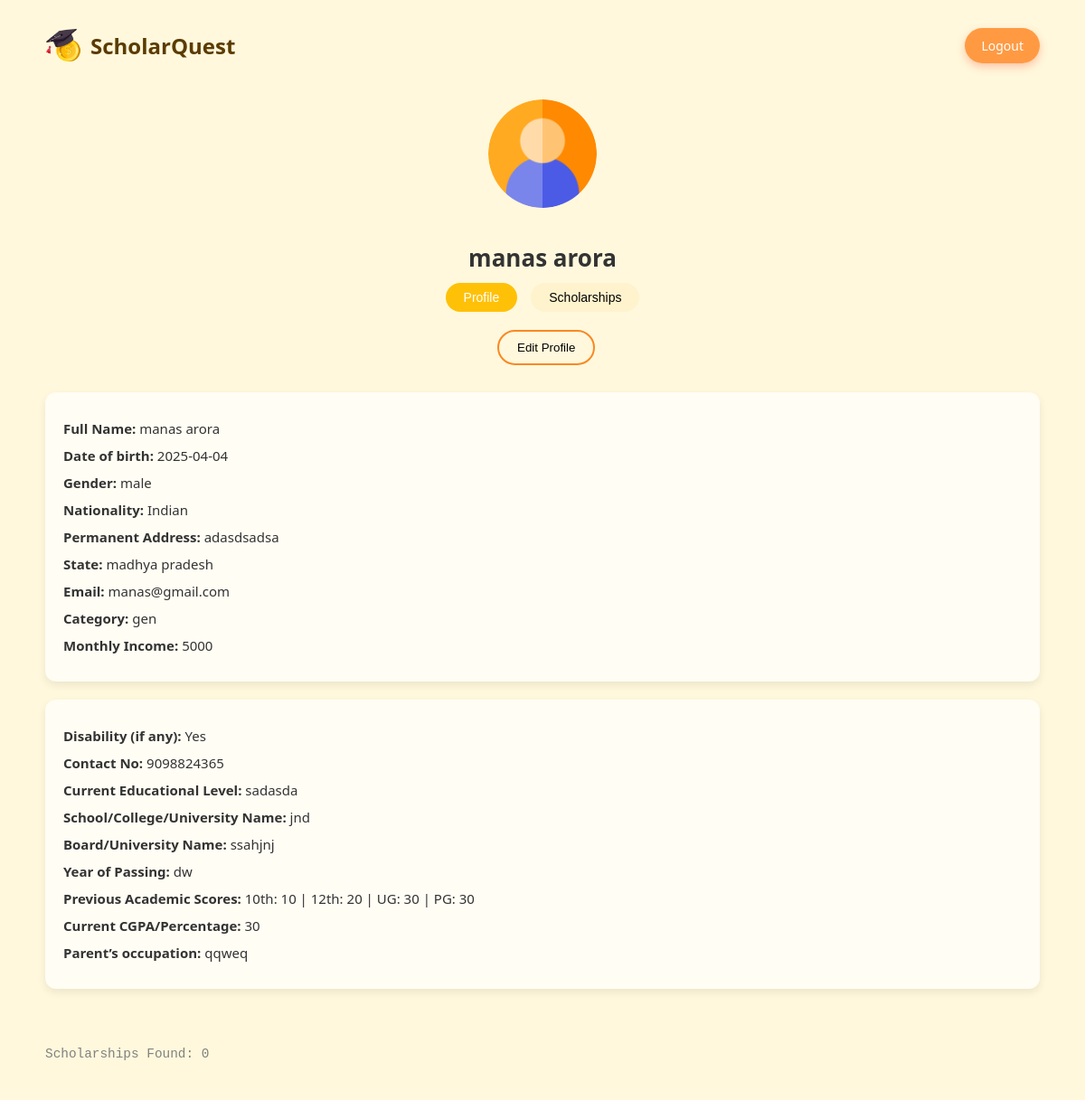
The app's page /dashboard (signed in), older data.
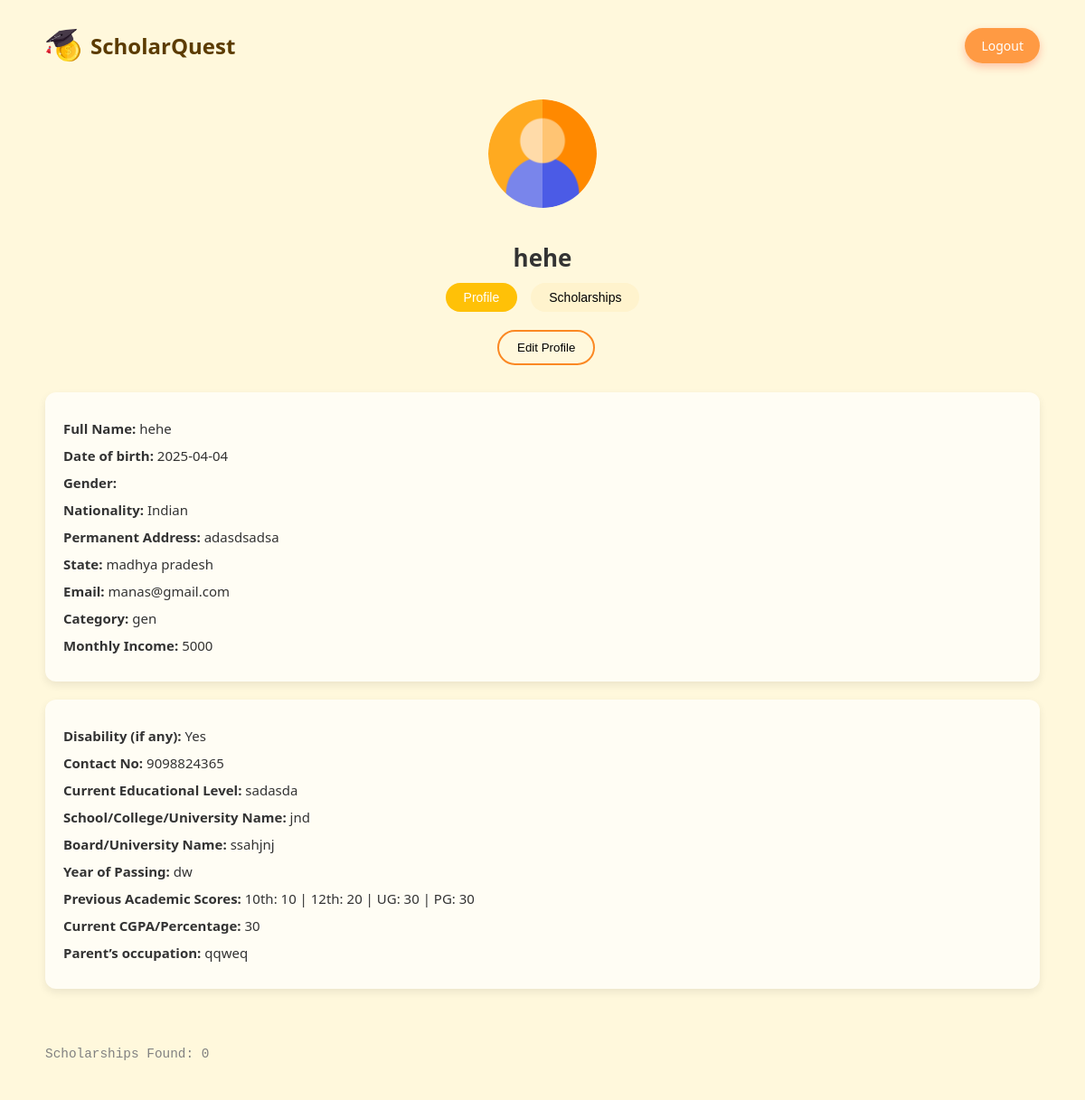
The same page, newer data.
### main.py (models this page shows)
class UserProfile(db.Model):
    id = db.Column(db.Integer, primary_key=True)
    user_id = db.Column(db.Integer, db.ForeignKey('user.id'), nullable=False)
    full_name = db.Column(db.String(100))
    dob = db.Column(db.String(20))
    gender = db.Column(db.String(10))
    nationality = db.Column(db.String(50))
    address = db.Column(db.String(200))
    state = db.Column(db.String(50))
    email = db.Column(db.String(100))
    category = db.Column(db.String(20))
    income = db.Column(db.String(20))
    parent_occupation = db.Column(db.String(100))
    disability = db.Column(db.String(100))
    contact = db.Column(db.String(15))
    education_level = db.Column(db.String(100))
    institution = db.Column(db.String(100))
    board = db.Column(db.String(100))
    passing_year = db.Column(db.String(10))
    score_10 = db.Column(db.String(10))
    score_12 = db.Column(db.String(10))
    score_ug = db.Column(db.String(10))
    score_pg = db.Column(db.String(10))
    current_cgpa = db.Column(db.String(10))
    user = db.relationship("User", backref="profile")

### main.py (the view)
@app.route("/dashboard")
def dashboard():
    if "username" not in session:
        return redirect(url_for('login'))
    user = User.query.filter_by(username=session['username']).first()
    if not user:
        return redirect(url_for('login'))
    profile_data = UserProfile.query.filter_by(user_id=user.id).first()
    if not profile_data:
        return redirect(url_for('form'))
    profile = {
        "full_name": profile_data.full_name,
        "dob": profile_data.dob,
        "gender": profile_data.gender,
        "nationality": profile_data.nationality,
        "address": profile_data.address,
        "state": profile_data.state,
        "email": profile_data.email,
        "category": profile_data.category,
        "income": profile_data.income,
        "disability": profile_data.disability,
        "contact": profile_data.contact,
        "education_level": profile_data.education_level,
        "institution": profile_data.institution,
        "board": profile_data.board,
        "passing_year": profile_data.passing_year,
        "score_10": profile_data.score_10,
        "score_12": profile_data.score_12,
        "score_ug": profile_data.score_ug,
        "score_pg": profile_data.score_pg,
        "current_cgpa": profile_data.current_cgpa,
        "parent_occupation": profile_data.parent_occupation
    }
    gender = (profile_data.gender or "").strip().lower()
    category = (profile_data.category or "").strip().lower()
    state = (profile_data.state or "").strip().lower()
    conn = sqlite3.connect('users.db')
    cursor = conn.cursor()
    try:
        if gender == 'male':
            gender_condition = """
                LOWER(REPLACE(overview, ' ', '')) LIKE '%gender:forall%'
            """
        else:
            gender_condition = """
                (LOWER(REPLACE(overview, ' ', '')) LIKE '%gender:female%'
                 OR LOWER(REPLACE(overview, ' ', '')) LIKE '%gender:forall%')
            """
        query = f"""
            SELECT id, title, overview, how_to_apply
            FROM scholarships
            WHERE {gender_condition}
              AND (LOWER(REPLACE(overview, ' ', '')) LIKE '%category:{category}%'
                   OR LOWER(REPLACE(overview, ' ', '')) LIKE '%category:forall%')
              AND (LOWER(REPLACE(overview, ' ', '')) LIKE '%state:{state}%'
                   OR LOWER(REPLACE(overview, ' ', '')) LIKE '%state:allindia%')
        """
        cursor.execute(query)
        rows = cursor.fetchall()
    finally:
        conn.close()
    matched_scholarships = [
    {'id': row[0], 'title': row[1], 'overview': row[2], 'how_to_apply': row[3]}
    for row in rows
]
    return render_template('dashboard.html', scholarships=matched_scholarships, profile=profile)

### templates/dashboard.html (shortened to what this page needs)
{% extends "base.html" %}
{% block body %}
<link rel="stylesheet" href="/static/dash.css">
<div class="container">
  <header class="dashboard-header">
    <div class="logo">
      <img src="/static/images/logo.png" alt="logo" />
      <span>ScholarQuest</span>
    </div>
    <div class="header-actions">
      <a href="{{ url_for('logout') }}" class="btn-modern-logout">Logout</a>
    </div>
  </header>
  <section class="profile-section">
    <img src="/static/images/profile.png" alt="Profile Picture" class="profile-pic" />
    <h2>{{ profile.full_name }}</h2>
    <div class="tabs">
      <button class="tab active" id="profile-tab">Profile</button>
      <button class="tab" id="scholarships-tab">Scholarships</button>
    </div>
  </section>
  <section id="profile-section">
    <a href="{{ url_for('edit_profile') }}">
      <button class="edit-profile-btn">Edit Profile</button>
    </a>
    <div class="profile-details">
      <div class="column">
        <p><strong>Full Name:</strong> {{ profile.full_name }}</p>
        <p><strong>Date of birth:</strong> {{ profile.dob }}</p>
        <p><strong>Gender:</strong> {{ profile.gender }}</p>
        <p><strong>Nationality:</strong> {{ profile.nationality }}</p>
        <p><strong>Permanent Address:</strong> {{ profile.address }}</p>
        <p><strong>State:</strong> {{ profile.state }}</p>
        <p><strong>Email:</strong> {{ profile.email }}</p>
        <p><strong>Category:</strong> {{ profile.category }}</p>
        <p><strong>Monthly Income:</strong> {{ profile.income }}</p>
      </div>
      <div class="column">
        <p><strong>Disability (if any):</strong> {{ profile.disability }}</p>
        <p><strong>Contact No:</strong> {{ profile.contact }}</p>
        <p><strong>Current Educational Level:</strong> {{ profile.education_level }}</p>
        <p><strong>School/College/University Name:</strong> {{ profile.institution }}</p>
        <p><strong>Board/University Name:</strong> {{ profile.board }}</p>
        <p><strong>Year of Passing:</strong> {{ profile.passing_year }}</p>
        <p><strong>Previous Academic Scores:</strong> 10th: {{ profile.score_10 }} | 12th: {{ profile.score_12 }} | UG: {{ profile.score_ug }} | PG: {{ profile.score_pg }}</p>
        <p><strong>Current CGPA/Percentage:</strong> {{ profile.current_cgpa }}</p>
        <p><strong>Parent’s occupation:</strong> {{ profile.parent_occupation }}</p>
      </div>
    </div>
  </section>
 <section style="margin-top: 2rem; font-size: 0.9rem; color: gray;">
  <pre>
Scholarships Found: {{ scholarships|length }}
  </pre>
</section>
</div>
{% endblock %}

### templates/base.html (shortened to what this page needs)
<!DOCTYPE html>
<html lang="en">
<head>
    <link rel ="stylesheet" href="" />
</head>
<body>
   {% block body %}
   {% endblock %}
</body>
</html>

### static/dash.css (style rules this page uses)
body { font-family: 'Segoe UI', sans-serif; background-color: #fff8dc; margin: 0; padding: 0; color: #333; }
.container { max-width: 1100px; margin: auto; padding: 20px; }
.dashboard-header { display: flex; justify-content: space-between; align-items: center; padding: 10px 0; }
.logo { display: flex; align-items: center; gap: 10px; font-size: 24px; font-weight: bold; color: #5b3b00; }
.logo img { height: 40px; }
.header-actions { display: flex; align-items: center; gap: 10px; }
.btn-modern-logout { background: linear-gradient(135deg, #ff9a43, #ff9a43); color: white; padding: 10px 18px; border: none; border-radius: 30px; font-size: 14px; font-weight: 500; text-decoration: none; transition: all 0.3s ease; box-shadow: 0 4px 10px rgba(255, 75, 43, 0.3); }
.profile-section { text-align: center; margin-top: 30px; }
.profile-pic { width: 120px; height: 120px; border-radius: 50%; margin-bottom: 10px; }
.profile-section h2 { font-size: 26px; margin-bottom: 10px; }
.tabs { display: flex; justify-content: center; gap: 15px; margin-top: 10px; }
.tab { padding: 8px 20px; background-color: #fff3cd; border: none; border-radius: 20px; font-size: 14px; cursor: pointer; transition: all 0.3s ease; }
.tab.active { background-color: #ffc107; color: white; }
.edit-profile-btn { margin-top: 20px; padding: 10px 20px; background-color:#fff8dc; color: black; font-weight: 700px; margin-left:500px ; border: 2px solid #fb8823; border-radius: 25px; cursor: pointer; font-weight: 500; transition: 0.3s ease; }
.profile-details { display: flex; justify-content: space-between; margin-top: 30px; gap: 20px; flex-wrap: wrap; }
.profile-details .column { flex: 1 1 48%; background-color: #fffdf4; padding: 20px; border-radius: 12px; box-shadow: 0 4px 10px rgba(0, 0, 0, 0.08); }
.profile-details .column p { margin: 10px 0; font-size: 15px; }

Row changes from the older to the newer data that the page shows:
changed UserProfile "Indian": full_name "manas arora" → "hehe"; gender "male" → (not shown)
